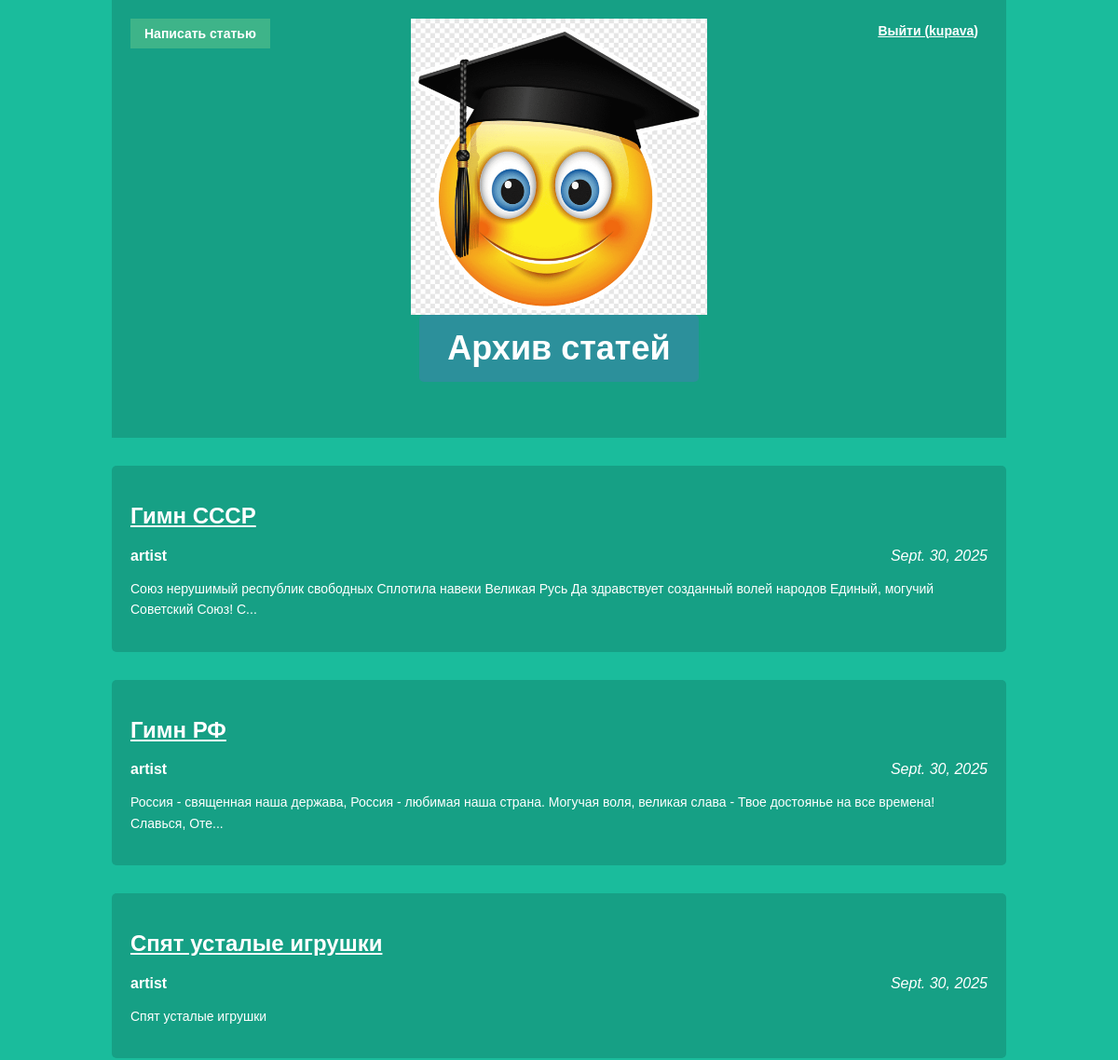
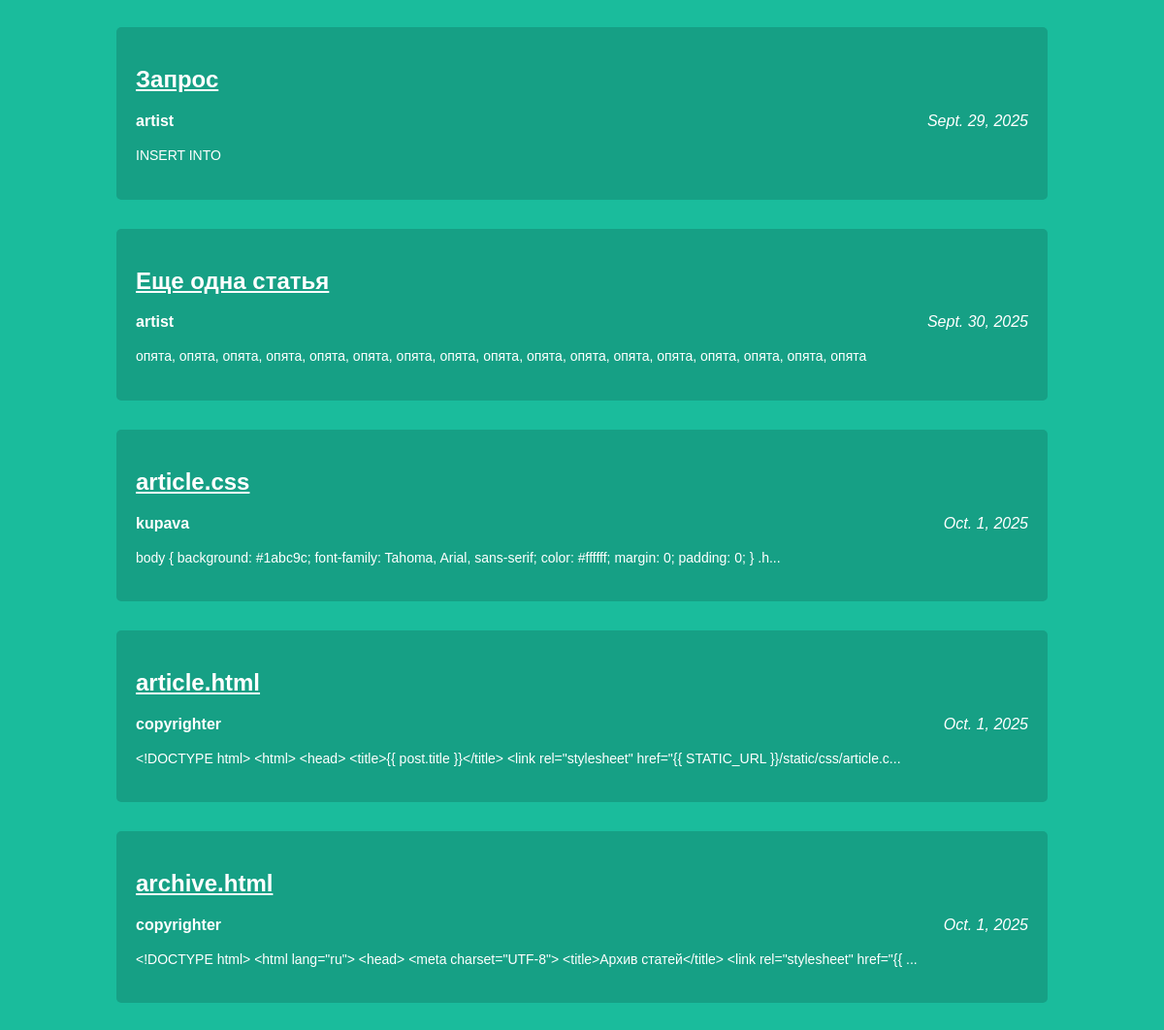
The app's page / (signed in) with its own data (2 pictures, top to bottom).
### articles/models.py (models this page shows, shortened)
class Article(models.Model):
    title = models.CharField(max_length=200)
    author = models.ForeignKey(User, on_delete=models.CASCADE)
    text = models.TextField()
    created_date = models.DateField(auto_now_add=True)
    def get_excerpt(self):
        return self.text[:140] + "..." if len(self.text) > 140 else self.text

### articles/views.py (the view)
# urls.py: path('', views.archive, name='archive'),
def archive(request):
    return render(request, 'archive.html', {"posts": Article.objects.all()})

### articles/templates/archive.html (shortened to what this page needs)
<!DOCTYPE html>
<html lang="ru">
<head>
    <link rel="stylesheet" href="{{ STATIC_URL }}/static/css/article.css">
</head>
<body class="archive">
    <div class="header">
        <img src="{{ STATIC_URL }}/static/example.png">
        <h1 class="page-title">Архив статей</h1>
        {% if user.is_authenticated %}
            <a href="{% url 'create_post' %}" class="create-post-link">Написать статью</a>
            <a href="{% url 'logout' %}" class="all-posts-link">Выйти ({{ user.username }})</a>
        {% else %}
            <a href="{% url 'login' %}" class="all-posts-link">Войти</a>
            <a href="{% url 'register' %}" class="all-posts-link" style="right: 100px;">Регистрация</a>
        {% endif %}
    </div>
    <div class="archive-content">
        {% for post in posts %}
        <div class="one-post">
            <h2 class="post-title">
                <a href="{% url 'get_article' article_id=post.id %}">
                    {{ post.title }}
                </a>
            </h2>
            <div class="article-info">
                <div class="article-author">{{ post.author.username }}</div>
                <div class="article-created-date">{{ post.created_date }}</div>
            </div>
            <p class="article-text">{{ post.get_excerpt }}</p>
        </div>
        {% endfor %}
    </div>
</body>
</html>

### articles/static/css/article.css (style rules this page uses)
body { background: #1abc9c; font-family: Tahoma, Arial, sans-serif; color: #ffffff; margin: 0; padding: 0; }
.header { text-align: center; margin-bottom: 30px; position: relative; background-color: #16a085; padding: 20px 0; }
.header img { display: block; width: 318px; margin-left: auto; margin-right: auto; }
.page-title { color: #ffffff; font-size: 36px; margin: 0 auto; padding: 15px 30px; background-color: #2c909b; display: inline-block; border-radius: 5px; }
.all-posts-link { position: absolute; top: 20px; right: 20px; color: #ffffff; text-decoration: underline; font-size: 14px; padding: 5px 10px; font-weight: bold; }
.archive { width: 960px; margin-left: auto; margin-right: auto; }
.archive h1 { text-align: center; font-size: 36px; margin-bottom: 40px; }
.one-post { background-color: #16a085; padding: 20px; margin-bottom: 30px; border-radius: 5px; }
.post-title a { color: #ffffff; text-decoration: underline; }
.article-info { overflow: hidden; margin-bottom: 15px; font-size: 16px; }
.article-author { width: 50%; float: left; font-weight: bold; }
.article-created-date { width: 50%; float: right; text-align: right; font-style: italic; }
.article-text { font-size: 14px; line-height: 1.6; }
.create-post-link { position: absolute; top: 20px; left: 20px; color: #ffffff; background-color: #3eb489; padding: 8px 15px; font-size: 14px; font-weight: bold; text-decoration: none; display: inline-block; }

### records on screen
Article: title "Гимн СССР", author.username "artist", created_date "Sept. 30, 2025", get_excerpt "Союз нерушимый республик свободных Сплотила навеки Великая Русь Да здравствует созданный волей народов Единый, могучий Советский Союз! С..."
Article: title "Гимн РФ", author.username "artist", created_date "Sept. 30, 2025", get_excerpt "Россия - священная наша держава, Россия - любимая наша страна. Могучая воля, великая слава - Твое достоянье на все времена! Славься, Оте..."
Article: title "Спят усталые игрушки", author.username "artist", created_date "Sept. 30, 2025", get_excerpt "Спят усталые игрушки"
Article: title "Запрос", author.username "artist", created_date "Sept. 29, 2025", get_excerpt "INSERT INTO"
Article: title "Еще одна статья", author.username "artist", created_date "Sept. 30, 2025", get_excerpt "опята, опята, опята, опята, опята, опята, опята, опята, опята, опята, опята, опята, опята, опята, опята, опята, опята"
Article: title "article.css", author.username "kupava", created_date "Oct. 1, 2025", get_excerpt "body { background: #1abc9c; font-family: Tahoma, Arial, sans-serif; color: #ffffff; margin: 0; padding: 0; } .h..."
Article: title "article.html", author.username "copyrighter", created_date "Oct. 1, 2025", get_excerpt "<!DOCTYPE html> <html> <head> <title>{{ post.title }}</title> <link rel=\"stylesheet\" href=\"{{ STATIC_URL }}/static/css/article.c..."
Article: title "archive.html", author.username "copyrighter", created_date "Oct. 1, 2025", get_excerpt "<!DOCTYPE html> <html lang=\"ru\"> <head> <meta charset=\"UTF-8\"> <title>Архив статей</title> <link rel=\"stylesheet\" href=\"{{ ..."

### other values on screen
{{ user.username }} "kupava"
